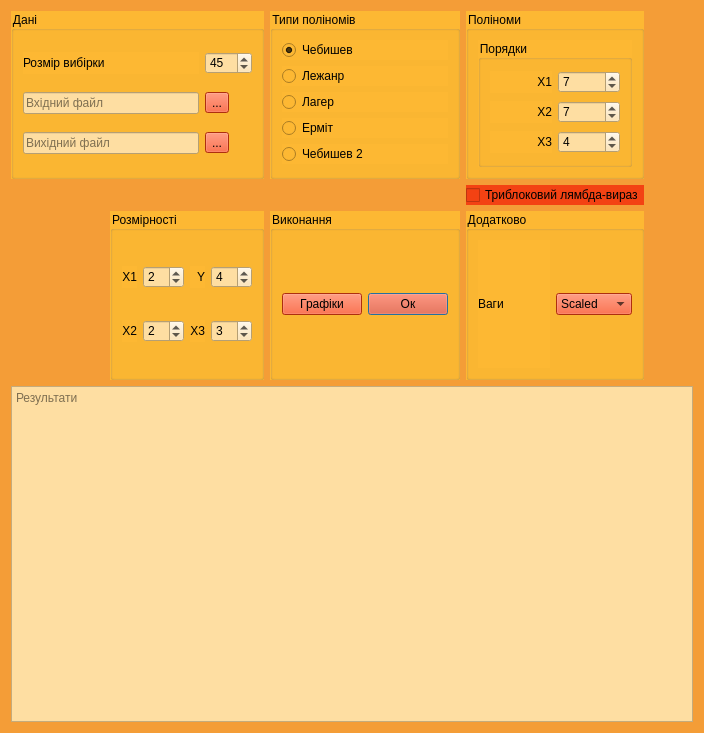
<?xml version="1.0" encoding="UTF-8"?>
<ui version="4.0">
 <class>Form</class>
 <widget class="QWidget" name="Form">
  <property name="geometry">
   <rect>
    <x>0</x>
    <y>0</y>
    <width>704</width>
    <height>733</height>
   </rect>
  </property>
  <property name="windowTitle">
   <string>Form1</string>
  </property>
  <property name="styleSheet">
   <string notr="true">background-color: #f49d37;</string>
  </property>
  <layout class="QGridLayout" name="gridLayout_2">
   <item row="2" column="2">
    <widget class="QGroupBox" name="groupBox_2">
     <property name="sizePolicy">
      <sizepolicy hsizetype="Fixed" vsizetype="Preferred">
       <horstretch>0</horstretch>
       <verstretch>0</verstretch>
      </sizepolicy>
     </property>
     <property name="styleSheet">
      <string notr="true">background-color: #fdb833;</string>
     </property>
     <property name="locale">
      <locale language="Ukrainian" country="Ukraine"/>
     </property>
     <property name="title">
      <string>Розмірності</string>
     </property>
     <layout class="QGridLayout" name="gridLayout_3">
      <item row="1" column="1">
       <widget class="QSpinBox" name="x1_dim">
        <property name="styleSheet">
         <string notr="true">background-color: #fedea2;</string>
        </property>
        <property name="locale">
         <locale language="Ukrainian" country="Ukraine"/>
        </property>
        <property name="value">
         <number>2</number>
        </property>
       </widget>
      </item>
      <item row="1" column="0">
       <widget class="QLabel" name="label_2">
        <property name="locale">
         <locale language="Ukrainian" country="Ukraine"/>
        </property>
        <property name="text">
         <string>X1</string>
        </property>
        <property name="alignment">
         <set>Qt::AlignRight|Qt::AlignTrailing|Qt::AlignVCenter</set>
        </property>
       </widget>
      </item>
      <item row="2" column="1">
       <widget class="QSpinBox" name="x2_dim">
        <property name="styleSheet">
         <string notr="true">background-color: #fedea2;</string>
        </property>
        <property name="locale">
         <locale language="Ukrainian" country="Ukraine"/>
        </property>
        <property name="value">
         <number>2</number>
        </property>
       </widget>
      </item>
      <item row="2" column="0">
       <widget class="QLabel" name="label_3">
        <property name="locale">
         <locale language="Ukrainian" country="Ukraine"/>
        </property>
        <property name="text">
         <string>X2</string>
        </property>
        <property name="alignment">
         <set>Qt::AlignRight|Qt::AlignTrailing|Qt::AlignVCenter</set>
        </property>
       </widget>
      </item>
      <item row="2" column="2">
       <widget class="QLabel" name="label_5">
        <property name="locale">
         <locale language="Ukrainian" country="Ukraine"/>
        </property>
        <property name="text">
         <string>X3</string>
        </property>
        <property name="alignment">
         <set>Qt::AlignRight|Qt::AlignTrailing|Qt::AlignVCenter</set>
        </property>
       </widget>
      </item>
      <item row="1" column="2">
       <widget class="QLabel" name="label_4">
        <property name="locale">
         <locale language="Ukrainian" country="Ukraine"/>
        </property>
        <property name="text">
         <string>Y</string>
        </property>
        <property name="alignment">
         <set>Qt::AlignRight|Qt::AlignTrailing|Qt::AlignVCenter</set>
        </property>
       </widget>
      </item>
      <item row="2" column="3">
       <widget class="QSpinBox" name="x3_dim">
        <property name="styleSheet">
         <string notr="true">background-color: #fedea2;</string>
        </property>
        <property name="locale">
         <locale language="Ukrainian" country="Ukraine"/>
        </property>
        <property name="value">
         <number>3</number>
        </property>
       </widget>
      </item>
      <item row="1" column="3">
       <widget class="QSpinBox" name="y_dim">
        <property name="styleSheet">
         <string notr="true">background-color: #fedea2;</string>
        </property>
        <property name="locale">
         <locale language="Ukrainian" country="Ukraine"/>
        </property>
        <property name="value">
         <number>4</number>
        </property>
       </widget>
      </item>
     </layout>
    </widget>
   </item>
   <item row="2" column="3">
    <widget class="QGroupBox" name="groupBox_6">
     <property name="styleSheet">
      <string notr="true">background-color: #fdb833;</string>
     </property>
     <property name="locale">
      <locale language="Ukrainian" country="Ukraine"/>
     </property>
     <property name="title">
      <string>Виконання</string>
     </property>
     <layout class="QHBoxLayout" name="horizontalLayout_2">
      <item>
       <widget class="QPushButton" name="plot_button">
        <property name="styleSheet">
         <string notr="true">background-color: #f34213;</string>
        </property>
        <property name="locale">
         <locale language="Ukrainian" country="Ukraine"/>
        </property>
        <property name="text">
         <string>Графіки</string>
        </property>
       </widget>
      </item>
      <item>
       <widget class="QPushButton" name="exec_button">
        <property name="styleSheet">
         <string notr="true">background-color: #f34213;</string>
        </property>
        <property name="locale">
         <locale language="Ukrainian" country="Ukraine"/>
        </property>
        <property name="text">
         <string>Ок</string>
        </property>
        <property name="default">
         <bool>true</bool>
        </property>
        <property name="flat">
         <bool>false</bool>
        </property>
       </widget>
      </item>
     </layout>
    </widget>
   </item>
   <item row="6" column="0" rowspan="2" colspan="6">
    <widget class="QTextBrowser" name="results_field">
     <property name="styleSheet">
      <string notr="true">background-color: #fedea2;</string>
     </property>
     <property name="locale">
      <locale language="Ukrainian" country="Ukraine"/>
     </property>
     <property name="lineWrapMode">
      <enum>QTextEdit::NoWrap</enum>
     </property>
     <property name="readOnly">
      <bool>true</bool>
     </property>
     <property name="html">
      <string>&lt;!DOCTYPE HTML PUBLIC &quot;-//W3C//DTD HTML 4.0//EN&quot; &quot;http://www.w3.org/TR/REC-html40/strict.dtd&quot;&gt;
&lt;html&gt;&lt;head&gt;&lt;meta name=&quot;qrichtext&quot; content=&quot;1&quot; /&gt;&lt;style type=&quot;text/css&quot;&gt;
p, li { white-space: pre-wrap; }
&lt;/style&gt;&lt;/head&gt;&lt;body style=&quot; font-family:'Ubuntu'; font-size:11pt; font-weight:400; font-style:normal;&quot;&gt;
&lt;p style=&quot;-qt-paragraph-type:empty; margin-top:0px; margin-bottom:0px; margin-left:0px; margin-right:0px; -qt-block-indent:0; text-indent:0px; font-family:'.Menio Regular'; font-size:10pt;&quot;&gt;&lt;br /&gt;&lt;/p&gt;&lt;/body&gt;&lt;/html&gt;</string>
     </property>
     <property name="placeholderText">
      <string>Результати</string>
     </property>
    </widget>
   </item>
   <item row="0" column="4">
    <widget class="QGroupBox" name="groupBox_5">
     <property name="styleSheet">
      <string notr="true">background-color: #fdb833;</string>
     </property>
     <property name="locale">
      <locale language="Ukrainian" country="Ukraine"/>
     </property>
     <property name="title">
      <string>Поліноми</string>
     </property>
     <layout class="QHBoxLayout" name="horizontalLayout">
      <item>
       <widget class="QGroupBox" name="groupBox_4">
        <property name="locale">
         <locale language="Ukrainian" country="Ukraine"/>
        </property>
        <property name="title">
         <string>Порядки</string>
        </property>
        <layout class="QGridLayout" name="gridLayout_4">
         <item row="0" column="0">
          <widget class="QLabel" name="label_6">
           <property name="locale">
            <locale language="Ukrainian" country="Ukraine"/>
           </property>
           <property name="text">
            <string>X1</string>
           </property>
           <property name="alignment">
            <set>Qt::AlignRight|Qt::AlignTrailing|Qt::AlignVCenter</set>
           </property>
          </widget>
         </item>
         <item row="2" column="1">
          <widget class="QSpinBox" name="x3_deg">
           <property name="styleSheet">
            <string notr="true">background-color: #fedea2;</string>
           </property>
           <property name="locale">
            <locale language="Ukrainian" country="Ukraine"/>
           </property>
           <property name="value">
            <number>4</number>
           </property>
          </widget>
         </item>
         <item row="1" column="0">
          <widget class="QLabel" name="label_8">
           <property name="locale">
            <locale language="Ukrainian" country="Ukraine"/>
           </property>
           <property name="text">
            <string>X2</string>
           </property>
           <property name="alignment">
            <set>Qt::AlignRight|Qt::AlignTrailing|Qt::AlignVCenter</set>
           </property>
          </widget>
         </item>
         <item row="0" column="1">
          <widget class="QSpinBox" name="x1_deg">
           <property name="styleSheet">
            <string notr="true">background-color: #fedea2;</string>
           </property>
           <property name="locale">
            <locale language="Ukrainian" country="Ukraine"/>
           </property>
           <property name="value">
            <number>7</number>
           </property>
          </widget>
         </item>
         <item row="1" column="1">
          <widget class="QSpinBox" name="x2_deg">
           <property name="styleSheet">
            <string notr="true">background-color: #fedea2;</string>
           </property>
           <property name="locale">
            <locale language="Ukrainian" country="Ukraine"/>
           </property>
           <property name="value">
            <number>7</number>
           </property>
          </widget>
         </item>
         <item row="2" column="0">
          <widget class="QLabel" name="label_7">
           <property name="locale">
            <locale language="Ukrainian" country="Ukraine"/>
           </property>
           <property name="text">
            <string>X3</string>
           </property>
           <property name="alignment">
            <set>Qt::AlignRight|Qt::AlignTrailing|Qt::AlignVCenter</set>
           </property>
          </widget>
         </item>
        </layout>
       </widget>
      </item>
     </layout>
    </widget>
   </item>
   <item row="0" column="0" colspan="3">
    <widget class="QGroupBox" name="groupBox">
     <property name="autoFillBackground">
      <bool>false</bool>
     </property>
     <property name="styleSheet">
      <string notr="true">background-color: #fdb833;</string>
     </property>
     <property name="locale">
      <locale language="Ukrainian" country="Ukraine"/>
     </property>
     <property name="title">
      <string>Дані</string>
     </property>
     <layout class="QGridLayout" name="gridLayout_5">
      <item row="2" column="1">
       <widget class="QToolButton" name="select_output">
        <property name="styleSheet">
         <string notr="true">background-color: #f34213;</string>
        </property>
        <property name="locale">
         <locale language="Ukrainian" country="Ukraine"/>
        </property>
        <property name="text">
         <string>...</string>
        </property>
       </widget>
      </item>
      <item row="0" column="1">
       <widget class="QSpinBox" name="sample_spin">
        <property name="styleSheet">
         <string notr="true">background-color: #fedea2;</string>
        </property>
        <property name="locale">
         <locale language="Ukrainian" country="Ukraine"/>
        </property>
        <property name="maximum">
         <number>999</number>
        </property>
        <property name="value">
         <number>45</number>
        </property>
       </widget>
      </item>
      <item row="1" column="1">
       <widget class="QToolButton" name="select_input">
        <property name="styleSheet">
         <string notr="true">background-color: #f34213;</string>
        </property>
        <property name="locale">
         <locale language="Ukrainian" country="Ukraine"/>
        </property>
        <property name="text">
         <string>...</string>
        </property>
       </widget>
      </item>
      <item row="1" column="0">
       <widget class="QLineEdit" name="line_input">
        <property name="styleSheet">
         <string notr="true">background-color: #fedea2;</string>
        </property>
        <property name="locale">
         <locale language="Ukrainian" country="Ukraine"/>
        </property>
        <property name="placeholderText">
         <string>Вхідний файл</string>
        </property>
       </widget>
      </item>
      <item row="0" column="0">
       <widget class="QLabel" name="label">
        <property name="locale">
         <locale language="Ukrainian" country="Ukraine"/>
        </property>
        <property name="text">
         <string>Розмір вибірки</string>
        </property>
       </widget>
      </item>
      <item row="2" column="0">
       <widget class="QLineEdit" name="line_output">
        <property name="styleSheet">
         <string notr="true">background-color: #fedea2;</string>
        </property>
        <property name="locale">
         <locale language="Ukrainian" country="Ukraine"/>
        </property>
        <property name="placeholderText">
         <string>Вихідний файл</string>
        </property>
       </widget>
      </item>
     </layout>
    </widget>
   </item>
   <item row="0" column="3">
    <widget class="QGroupBox" name="groupBox_3">
     <property name="styleSheet">
      <string notr="true">background-color: #fdb833;</string>
     </property>
     <property name="locale">
      <locale language="Ukrainian" country="Ukraine"/>
     </property>
     <property name="title">
      <string>Типи поліномів</string>
     </property>
     <layout class="QVBoxLayout" name="verticalLayout">
      <item>
       <widget class="QRadioButton" name="radio_cheb1">
        <property name="styleSheet">
         <string notr="true"/>
        </property>
        <property name="locale">
         <locale language="Ukrainian" country="Ukraine"/>
        </property>
        <property name="text">
         <string>Чебишев</string>
        </property>
        <property name="checked">
         <bool>true</bool>
        </property>
       </widget>
      </item>
      <item>
       <widget class="QRadioButton" name="radio_legend">
        <property name="locale">
         <locale language="Ukrainian" country="Ukraine"/>
        </property>
        <property name="text">
         <string>Лежанр</string>
        </property>
       </widget>
      </item>
      <item>
       <widget class="QRadioButton" name="radio_lagg">
        <property name="locale">
         <locale language="Ukrainian" country="Ukraine"/>
        </property>
        <property name="text">
         <string>Лагер</string>
        </property>
       </widget>
      </item>
      <item>
       <widget class="QRadioButton" name="radio_herm">
        <property name="locale">
         <locale language="Ukrainian" country="Ukraine"/>
        </property>
        <property name="text">
         <string>Ерміт</string>
        </property>
       </widget>
      </item>
      <item>
       <widget class="QRadioButton" name="radio_cheb2">
        <property name="locale">
         <locale language="Ukrainian" country="Ukraine"/>
        </property>
        <property name="text">
         <string>Чебишев 2</string>
        </property>
       </widget>
      </item>
     </layout>
    </widget>
   </item>
   <item row="2" column="4">
    <widget class="QGroupBox" name="groupBox_7">
     <property name="styleSheet">
      <string notr="true">background-color: #fdb833;</string>
     </property>
     <property name="locale">
      <locale language="Ukrainian" country="Ukraine"/>
     </property>
     <property name="title">
      <string>Додатково</string>
     </property>
     <layout class="QHBoxLayout" name="horizontalLayout_3">
      <item>
       <widget class="QLabel" name="label_9">
        <property name="locale">
         <locale language="Ukrainian" country="Ukraine"/>
        </property>
        <property name="text">
         <string>Ваги</string>
        </property>
       </widget>
      </item>
      <item>
       <widget class="QComboBox" name="weights_box">
        <property name="styleSheet">
         <string notr="true">background-color: #f34213;</string>
        </property>
        <property name="locale">
         <locale language="Ukrainian" country="Ukraine"/>
        </property>
        <property name="currentText">
         <string>Average</string>
        </property>
        <item>
         <property name="text">
          <string>Scaled</string>
         </property>
        </item>
        <item>
         <property name="text">
          <string>Average</string>
         </property>
        </item>
       </widget>
      </item>
     </layout>
    </widget>
   </item>
   <item row="1" column="4">
    <widget class="QCheckBox" name="lambda_check">
     <property name="styleSheet">
      <string notr="true">background-color: #f34213;</string>
     </property>
     <property name="locale">
      <locale language="Ukrainian" country="Ukraine"/>
     </property>
     <property name="text">
      <string>Триблоковий лямбда-вираз</string>
     </property>
    </widget>
   </item>
  </layout>
 </widget>
 <tabstops>
  <tabstop>radio_cheb1</tabstop>
  <tabstop>radio_cheb2</tabstop>
  <tabstop>radio_legend</tabstop>
  <tabstop>radio_lagg</tabstop>
  <tabstop>radio_herm</tabstop>
  <tabstop>x1_deg</tabstop>
  <tabstop>x2_deg</tabstop>
  <tabstop>x3_deg</tabstop>
  <tabstop>x1_dim</tabstop>
  <tabstop>x2_dim</tabstop>
  <tabstop>sample_spin</tabstop>
  <tabstop>line_input</tabstop>
  <tabstop>select_input</tabstop>
  <tabstop>line_output</tabstop>
  <tabstop>select_output</tabstop>
  <tabstop>exec_button</tabstop>
  <tabstop>results_field</tabstop>
 </tabstops>
 <resources/>
 <connections>
  <connection>
   <sender>exec_button</sender>
   <signal>clicked()</signal>
   <receiver>Form</receiver>
   <slot>exec_clicked()</slot>
   <hints>
    <hint type="sourcelabel">
     <x>379</x>
     <y>219</y>
    </hint>
    <hint type="destinationlabel">
     <x>309</x>
     <y>199</y>
    </hint>
   </hints>
  </connection>
  <connection>
   <sender>plot_button</sender>
   <signal>clicked()</signal>
   <receiver>Form</receiver>
   <slot>plot_clicked()</slot>
   <hints>
    <hint type="sourcelabel">
     <x>526</x>
     <y>219</y>
    </hint>
    <hint type="destinationlabel">
     <x>309</x>
     <y>199</y>
    </hint>
   </hints>
  </connection>
  <connection>
   <sender>sample_spin</sender>
   <signal>valueChanged(int)</signal>
   <receiver>Form</receiver>
   <slot>samples_modified(int)</slot>
   <hints>
    <hint type="sourcelabel">
     <x>568</x>
     <y>53</y>
    </hint>
    <hint type="destinationlabel">
     <x>309</x>
     <y>199</y>
    </hint>
   </hints>
  </connection>
  <connection>
   <sender>select_input</sender>
   <signal>clicked()</signal>
   <receiver>Form</receiver>
   <slot>input_clicked()</slot>
   <hints>
    <hint type="sourcelabel">
     <x>557</x>
     <y>95</y>
    </hint>
    <hint type="destinationlabel">
     <x>309</x>
     <y>199</y>
    </hint>
   </hints>
  </connection>
  <connection>
   <sender>select_output</sender>
   <signal>clicked()</signal>
   <receiver>Form</receiver>
   <slot>output_clicked()</slot>
   <hints>
    <hint type="sourcelabel">
     <x>557</x>
     <y>136</y>
    </hint>
    <hint type="destinationlabel">
     <x>309</x>
     <y>199</y>
    </hint>
   </hints>
  </connection>
  <connection>
   <sender>x1_dim</sender>
   <signal>valueChanged(int)</signal>
   <receiver>Form</receiver>
   <slot>dimension_modified(int)</slot>
   <hints>
    <hint type="sourcelabel">
     <x>361</x>
     <y>44</y>
    </hint>
    <hint type="destinationlabel">
     <x>309</x>
     <y>199</y>
    </hint>
   </hints>
  </connection>
  <connection>
   <sender>x2_dim</sender>
   <signal>valueChanged(int)</signal>
   <receiver>Form</receiver>
   <slot>dimension_modified(int)</slot>
   <hints>
    <hint type="sourcelabel">
     <x>361</x>
     <y>78</y>
    </hint>
    <hint type="destinationlabel">
     <x>309</x>
     <y>199</y>
    </hint>
   </hints>
  </connection>
  <connection>
   <sender>x3_dim</sender>
   <signal>valueChanged(int)</signal>
   <receiver>Form</receiver>
   <slot>dimension_modified(int)</slot>
   <hints>
    <hint type="sourcelabel">
     <x>361</x>
     <y>112</y>
    </hint>
    <hint type="destinationlabel">
     <x>309</x>
     <y>199</y>
    </hint>
   </hints>
  </connection>
  <connection>
   <sender>x1_deg</sender>
   <signal>valueChanged(int)</signal>
   <receiver>Form</receiver>
   <slot>degree_modified(int)</slot>
   <hints>
    <hint type="sourcelabel">
     <x>227</x>
     <y>81</y>
    </hint>
    <hint type="destinationlabel">
     <x>309</x>
     <y>199</y>
    </hint>
   </hints>
  </connection>
  <connection>
   <sender>x2_deg</sender>
   <signal>valueChanged(int)</signal>
   <receiver>Form</receiver>
   <slot>degree_modified(int)</slot>
   <hints>
    <hint type="sourcelabel">
     <x>227</x>
     <y>131</y>
    </hint>
    <hint type="destinationlabel">
     <x>309</x>
     <y>199</y>
    </hint>
   </hints>
  </connection>
  <connection>
   <sender>x3_deg</sender>
   <signal>valueChanged(int)</signal>
   <receiver>Form</receiver>
   <slot>degree_modified(int)</slot>
   <hints>
    <hint type="sourcelabel">
     <x>244</x>
     <y>133</y>
    </hint>
    <hint type="destinationlabel">
     <x>309</x>
     <y>199</y>
    </hint>
   </hints>
  </connection>
  <connection>
   <sender>radio_cheb1</sender>
   <signal>toggled(bool)</signal>
   <receiver>Form</receiver>
   <slot>type_modified(bool)</slot>
   <hints>
    <hint type="sourcelabel">
     <x>86</x>
     <y>78</y>
    </hint>
    <hint type="destinationlabel">
     <x>309</x>
     <y>199</y>
    </hint>
   </hints>
  </connection>
  <connection>
   <sender>radio_cheb2</sender>
   <signal>toggled(bool)</signal>
   <receiver>Form</receiver>
   <slot>type_modified(bool)</slot>
   <hints>
    <hint type="sourcelabel">
     <x>86</x>
     <y>78</y>
    </hint>
    <hint type="destinationlabel">
     <x>309</x>
     <y>199</y>
    </hint>
   </hints>
  </connection>
  <connection>
   <sender>radio_herm</sender>
   <signal>toggled(bool)</signal>
   <receiver>Form</receiver>
   <slot>type_modified(bool)</slot>
   <hints>
    <hint type="sourcelabel">
     <x>86</x>
     <y>186</y>
    </hint>
    <hint type="destinationlabel">
     <x>309</x>
     <y>199</y>
    </hint>
   </hints>
  </connection>
  <connection>
   <sender>radio_lagg</sender>
   <signal>toggled(bool)</signal>
   <receiver>Form</receiver>
   <slot>type_modified(bool)</slot>
   <hints>
    <hint type="sourcelabel">
     <x>86</x>
     <y>150</y>
    </hint>
    <hint type="destinationlabel">
     <x>309</x>
     <y>199</y>
    </hint>
   </hints>
  </connection>
  <connection>
   <sender>radio_legend</sender>
   <signal>toggled(bool)</signal>
   <receiver>Form</receiver>
   <slot>type_modified(bool)</slot>
   <hints>
    <hint type="sourcelabel">
     <x>86</x>
     <y>114</y>
    </hint>
    <hint type="destinationlabel">
     <x>309</x>
     <y>199</y>
    </hint>
   </hints>
  </connection>
  <connection>
   <sender>Form</sender>
   <signal>output_changed(QString)</signal>
   <receiver>line_output</receiver>
   <slot>setText(QString)</slot>
   <hints>
    <hint type="sourcelabel">
     <x>309</x>
     <y>199</y>
    </hint>
    <hint type="destinationlabel">
     <x>483</x>
     <y>136</y>
    </hint>
   </hints>
  </connection>
  <connection>
   <sender>Form</sender>
   <signal>input_changed(QString)</signal>
   <receiver>line_input</receiver>
   <slot>setText(QString)</slot>
   <hints>
    <hint type="sourcelabel">
     <x>309</x>
     <y>199</y>
    </hint>
    <hint type="destinationlabel">
     <x>483</x>
     <y>95</y>
    </hint>
   </hints>
  </connection>
  <connection>
   <sender>line_input</sender>
   <signal>textChanged(QString)</signal>
   <receiver>Form</receiver>
   <slot>input_modified(QString)</slot>
   <hints>
    <hint type="sourcelabel">
     <x>483</x>
     <y>95</y>
    </hint>
    <hint type="destinationlabel">
     <x>309</x>
     <y>199</y>
    </hint>
   </hints>
  </connection>
  <connection>
   <sender>line_output</sender>
   <signal>textChanged(QString)</signal>
   <receiver>Form</receiver>
   <slot>output_modified(QString)</slot>
   <hints>
    <hint type="sourcelabel">
     <x>483</x>
     <y>136</y>
    </hint>
    <hint type="destinationlabel">
     <x>309</x>
     <y>199</y>
    </hint>
   </hints>
  </connection>
  <connection>
   <sender>lambda_check</sender>
   <signal>toggled(bool)</signal>
   <receiver>Form</receiver>
   <slot>lambda_calc_method_changed(bool)</slot>
   <hints>
    <hint type="sourcelabel">
     <x>301</x>
     <y>219</y>
    </hint>
    <hint type="destinationlabel">
     <x>309</x>
     <y>199</y>
    </hint>
   </hints>
  </connection>
  <connection>
   <sender>weights_box</sender>
   <signal>currentIndexChanged(QString)</signal>
   <receiver>Form</receiver>
   <slot>weights_modified(QString)</slot>
   <hints>
    <hint type="sourcelabel">
     <x>136</x>
     <y>220</y>
    </hint>
    <hint type="destinationlabel">
     <x>309</x>
     <y>199</y>
    </hint>
   </hints>
  </connection>
  <connection>
   <sender>y_dim</sender>
   <signal>valueChanged(int)</signal>
   <receiver>Form</receiver>
   <slot>dimension_modified(int)</slot>
   <hints>
    <hint type="sourcelabel">
     <x>378</x>
     <y>146</y>
    </hint>
    <hint type="destinationlabel">
     <x>311</x>
     <y>299</y>
    </hint>
   </hints>
  </connection>
 </connections>
 <slots>
  <signal>input_changed(QString)</signal>
  <signal>output_changed(QString)</signal>
  <signal>x1_dim_changed(int)</signal>
  <signal>x2_dim_changed(int)</signal>
  <signal>x3_dim_changed(int)</signal>
  <signal>x1_deg_changed(int)</signal>
  <signal>x2_deg_changed(int)</signal>
  <signal>x3_deg_changed(int)</signal>
  <signal>type_cheb()</signal>
  <signal>type_lege()</signal>
  <signal>type_lagg()</signal>
  <signal>type_herm()</signal>
  <slot>input_clicked()</slot>
  <slot>output_clicked()</slot>
  <slot>samples_modified(int)</slot>
  <slot>dimension_modified(int)</slot>
  <slot>degree_modified(int)</slot>
  <slot>type_modified(bool)</slot>
  <slot>plot_clicked()</slot>
  <slot>exec_clicked()</slot>
  <slot>input_modified(QString)</slot>
  <slot>output_modified(QString)</slot>
  <slot>weights_modified(QString)</slot>
  <slot>lambda_calc_method_changed(bool)</slot>
 </slots>
</ui>
